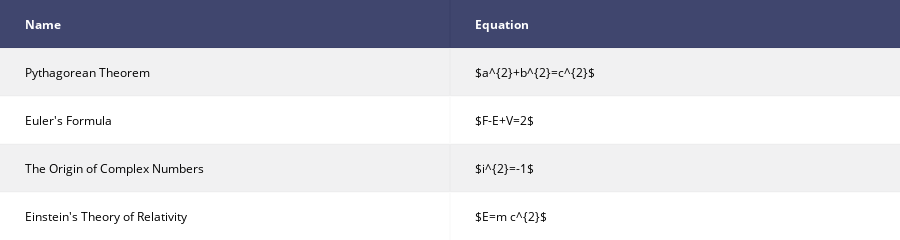

Source (notebook cell):
### Markdown cell above
## Use LaTeX

### Code cell
data_matrix = [['Name', 'Equation'],
               ['Pythagorean Theorem', '$a^{2}+b^{2}=c^{2}$'],
               ['Euler\'s Formula', '$F-E+V=2$'],
               ['The Origin of Complex Numbers', '$i^{2}=-1$'],
               ['Einstein\'s Theory of Relativity', '$E=m c^{2}$']]
table = ff.create_table(data_matrix)
plotly.offline.iplot(table)

### Figure 1 — Plotly figure (JSON) as saved in the notebook; plotly's stock layout.template omitted (floating-point values rounded to 4 significant figures)
{"data": [{"colorscale": [[0, "#00083e"], [0.5, "#ededee"], [1, "#ffffff"]], "hoverinfo": "none", "opacity": 0.75, "showscale": false, "type": "heatmap", "z": [[0, 0], [0.5, 0.5], [1, 1], [0.5, 0.5], [1, 1]]}], "layout": {"annotations": [{"align": "left", "font": {"color": "#ffffff"}, "showarrow": false, "text": "<b>Name</b>", "x": -0.45, "xanchor": "left", "xref": "x1", "y": 0, "yref": "y1"}, {"align": "left", "font": {"color": "#ffffff"}, "showarrow": false, "text": "<b>Equation</b>", "x": 0.55, "xanchor": "left", "xref": "x1", "y": 0, "yref": "y1"}, {"align": "left", "font": {"color": "#000000"}, "showarrow": false, "text": "Pythagorean Theorem", "x": -0.45, "xanchor": "left", "xref": "x1", "y": 1, "yref": "y1"}, {"align": "left", "font": {"color": "#000000"}, "showarrow": false, "text": "$a^{2}+b^{2}=c^{2}$", "x": 0.55, "xanchor": "left", "xref": "x1", "y": 1, "yref": "y1"}, {"align": "left", "font": {"color": "#000000"}, "showarrow": false, "text": "Euler's Formula", "x": -0.45, "xanchor": "left", "xref": "x1", "y": 2, "yref": "y1"}, {"align": "left", "font": {"color": "#000000"}, "showarrow": false, "text": "$F-E+V=2$", "x": 0.55, "xanchor": "left", "xref": "x1", "y": 2, "yref": "y1"}, {"align": "left", "font": {"color": "#000000"}, "showarrow": false, "text": "The Origin of Complex Numbers", "x": -0.45, "xanchor": "left", "xref": "x1", "y": 3, "yref": "y1"}, {"align": "left", "font": {"color": "#000000"}, "showarrow": false, "text": "$i^{2}=-1$", "x": 0.55, "xanchor": "left", "xref": "x1", "y": 3, "yref": "y1"}, {"align": "left", "font": {"color": "#000000"}, "showarrow": false, "text": "Einstein's Theory of Relativity", "x": -0.45, "xanchor": "left", "xref": "x1", "y": 4, "yref": "y1"}, {"align": "left", "font": {"color": "#000000"}, "showarrow": false, "text": "$E=m c^{2}$", "x": 0.55, "xanchor": "left", "xref": "x1", "y": 4, "yref": "y1"}], "height": 200, "margin": {"b": 0, "l": 0, "r": 0, "t": 0}, "xaxis": {"dtick": 1, "gridwidth": 2, "showticklabels": false, "tick0": -0.5, "ticks": "", "zeroline": false}, "yaxis": {"autorange": "reversed", "dtick": 1, "gridwidth": 2, "showticklabels": false, "tick0": 0.5, "ticks": "", "zeroline": false}}}
